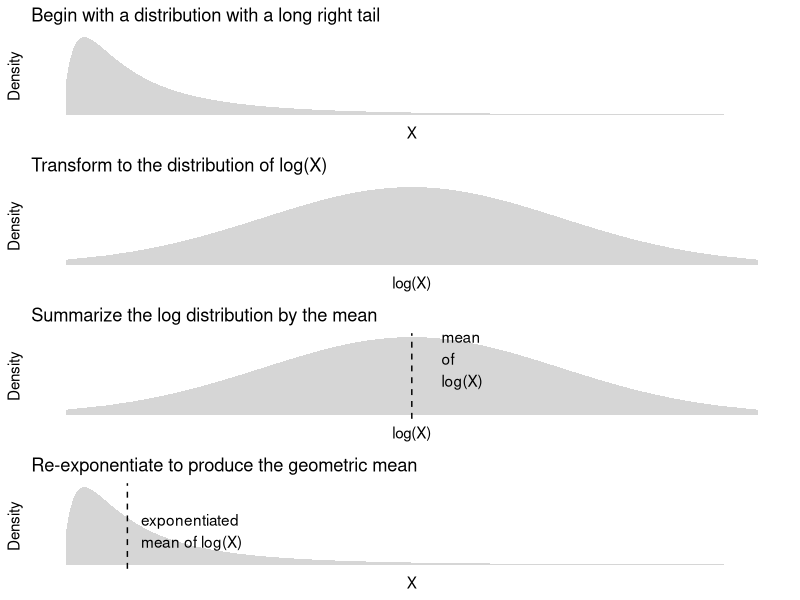

Reproduce this figure in R.
## ---- chunk 1
library(tidyverse)
## ---- chunk 2
scf_prepared <- read_csv("../data/scf.csv") |>
  mutate(
    race = case_when(RACE == 1 ~ "White",
                     RACE == 2 ~ "Black",
                     RACE == 3 ~ "Hispanic",
                     RACE == 4 ~ "Asian",
                     RACE == 5 ~ "Other"),
    wealth = NETWORTH,
    wealth = ifelse(wealth < 10e3, 10e3, wealth)
  ) |>
  rename(weight = WGT) |>
  select(race, wealth, weight) |>
  write_csv("../data/scf_prepared.csv")
## ---- chunk 3
p1 <- tibble(p = seq(.01, .99, .01)) |>
  mutate(x = qlnorm(p),
         f = dlnorm(x)) |>
  ggplot(aes(x = x, ymin = 0, ymax = f)) +
  geom_ribbon(alpha = .2) +
  labs(
    title = "Begin with a distribution with a long right tail",
    x = "X",
    y = "Density"
  ) +
  theme_minimal() +
  theme(panel.grid = element_blank(),
        axis.text = element_blank())
p2 <- tibble(p = seq(.01, .99, .01)) |>
  mutate(x = qnorm(p),
         f = dnorm(x)) |>
  ggplot(aes(x = x, ymin = 0, ymax = f)) +
  geom_ribbon(alpha = .2) +
  labs(
    title = "Transform to the distribution of log(X)",
    x = "log(X)",
    y = "Density"
  ) +
  theme_minimal() +
  theme(panel.grid = element_blank(),
        axis.text = element_blank())
p3 <- p2 +
  geom_vline(xintercept = 0, linetype = "dashed") +
  annotate(geom = "text", x = .2, y = 0, label = "mean\nof\nlog(X)", hjust = 0, vjust = -.5) +
  ggtitle("Summarize the log distribution by the mean")

p4 <- p1 +
  geom_vline(xintercept = 1, linetype = "dashed") +
  annotate(geom = "text", x = 1.2, y = 0, label = "exponentiated\nmean of log(X)", hjust = 0, vjust = -.5) +
  ggtitle("Re-exponentiate to produce the geometric mean")

gridExtra::grid.arrange(p1,p2,p3,p4, nrow = 4)
## ---- chunk 4
scf_prepared |>
  # Creates a new variable log_wealth
  # which is the log of the wealth variable
  mutate(
    log_wealth = log(wealth)
  ) |>
  # Summarizes log wealth
  # by its weighted mean
  # (weight is the inverse probability
  # of sample inclusion)
  summarize(
    mean_log_wealth = weighted.mean(
      x = log_wealth, 
      w = weight
    )
  ) |>
  # Create a new variable geo_mean which
  # is the exponentiated mean of the log wealth
  mutate(
    geo_mean = exp(mean_log_wealth)
  ) |>
  # Pull the result out of the tibble
  # object to return a number
  pull(geo_mean)
